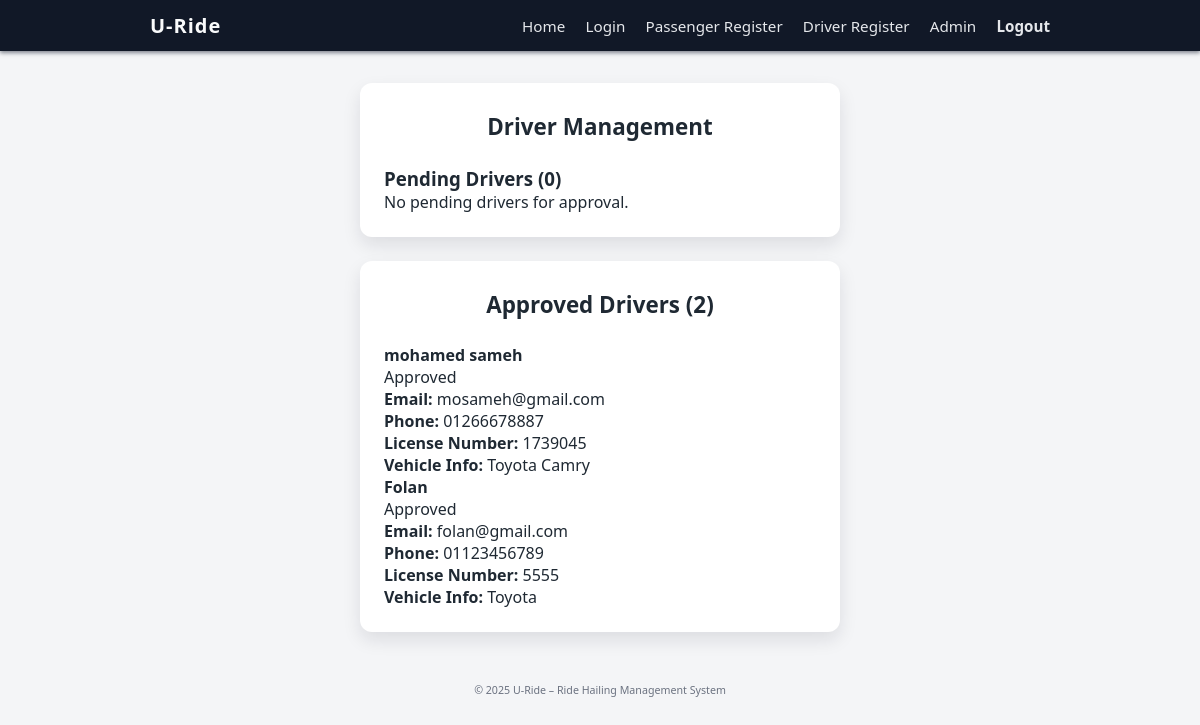
Page /admin/drivers (signed in) on the committed database.
### tables this page shows
CREATE TABLE drivers (
    id INTEGER PRIMARY KEY AUTOINCREMENT,
    user_id INTEGER NOT NULL,
    license_number TEXT,
    vehicle_info TEXT,
    id_doc_path TEXT,
    license_doc_path TEXT,
    vehicle_doc_path TEXT,
    verification_status TEXT NOT NULL DEFAULT 'pending'
        CHECK (verification_status IN ('pending', 'approved', 'rejected')),
    FOREIGN KEY(user_id) REFERENCES users(id)
);

CREATE TABLE users (
    id INTEGER PRIMARY KEY AUTOINCREMENT,
    name TEXT NOT NULL,
    email TEXT UNIQUE NOT NULL,
    phone TEXT UNIQUE NOT NULL,
    password_hash TEXT NOT NULL,
    role TEXT NOT NULL CHECK (role IN ('passenger', 'driver', 'admin'))
);

### app.py (the view)
@app.route("/admin/drivers", methods=["GET"])
def admin_drivers_list():
    if session.get("role") != "admin":
        return render_template("access_denied.html"), 403
    conn = get_db()
    cursor = conn.cursor()
    cursor.execute("""
        SELECT d.id as driver_id,
               u.name,
               u.email,
               u.phone,
               d.license_number,
               d.vehicle_info,
               d.id_doc_path,
               d.license_doc_path,
               d.vehicle_doc_path,
               d.verification_status
        FROM drivers d
        JOIN users u ON d.user_id = u.id
        WHERE d.verification_status = 'pending'
    """)
    pending_drivers = cursor.fetchall()
    cursor.execute("""
        SELECT d.id as driver_id,
               u.name,
               u.email,
               u.phone,
               d.license_number,
               d.vehicle_info,
               d.verification_status
        FROM drivers d
        JOIN users u ON d.user_id = u.id
        WHERE d.verification_status = 'approved'
    """)
    approved_drivers = cursor.fetchall()
    cursor.execute("""
        SELECT d.id as driver_id,
               u.name,
               u.email,
               u.phone,
               d.license_number,
               d.vehicle_info,
               d.verification_status
        FROM drivers d
        JOIN users u ON d.user_id = u.id
        WHERE d.verification_status = 'rejected'
    """)
    rejected_drivers = cursor.fetchall()
    conn.close()
    return render_template(
        "admin_drivers.html",
        pending_drivers=pending_drivers,
        approved_drivers=approved_drivers,
        rejected_drivers=rejected_drivers,
    )

### app.py (called while the page is built)
def get_db():
    conn = sqlite3.connect(DB_PATH)
    conn.row_factory = sqlite3.Row
    return conn

### templates/admin_drivers.html (shortened to what this page needs)
{% extends "base.html" %}
{% block content %}
<div class="card">
    <h2 class="card-title">Driver Management</h2>
    <h3>Pending Drivers ({{ pending_drivers|length }})</h3>
    {% if pending_drivers %}
        {% for driver in pending_drivers %}
            <div class="driver-card">
                <div class="driver-header">
                    <h4>{{ driver.name }}</h4>
                    <span class="badge badge-pending">Pending</span>
                </div>
                <div class="driver-details">
                    <p><strong>Email:</strong> {{ driver.email }}</p>
                    <p><strong>Phone:</strong> {{ driver.phone }}</p>
                    <p><strong>License Number:</strong> {{ driver.license_number }}</p>
                    <p><strong>Vehicle Info:</strong> {{ driver.vehicle_info }}</p>
                </div>
                <div class="documents">
                    <strong>Documents:</strong>
                    <ul>
                        <li><a href="{{ url_for('serve_uploaded_file', filename=driver.id_doc_path) }}" target="_blank">ID Document</a></li>
                        <li><a href="{{ url_for('serve_uploaded_file', filename=driver.license_doc_path) }}" target="_blank">License Document</a></li>
                        <li><a href="{{ url_for('serve_uploaded_file', filename=driver.vehicle_doc_path) }}" target="_blank">Vehicle Document</a></li>
                    </ul>
                </div>
                <div class="actions">
                    <form action="{{ url_for('admin_approve', driver_id=driver.driver_id) }}" method="POST">
                        <button type="submit" class="btn btn-approve">Approve</button>
                    </form>
                    <form action="{{ url_for('admin_reject', driver_id=driver.driver_id) }}" method="POST">
                        <button type="submit" class="btn btn-reject">Reject</button>
                    </form>
                </div>
            </div>
        {% endfor %}
    {% else %}
        <div class="empty-state">
            <p>No pending drivers for approval.</p>
        </div>
    {% endif %}
</div>
{% if approved_drivers %}
<div class="card" style="margin-top: 1.5rem;">
    <h3 class="card-title">Approved Drivers ({{ approved_drivers|length }})</h3>
    {% for driver in approved_drivers %}
        <div class="driver-card">
            <div class="driver-header">
                <h4>{{ driver.name }}</h4>
                <span class="badge badge-approved">Approved</span>
            </div>
            <div class="driver-details">
                <p><strong>Email:</strong> {{ driver.email }}</p>
                <p><strong>Phone:</strong> {{ driver.phone }}</p>
                <p><strong>License Number:</strong> {{ driver.license_number }}</p>
                <p><strong>Vehicle Info:</strong> {{ driver.vehicle_info }}</p>
            </div>
        </div>
    {% endfor %}
</div>
{% endif %}
{% endblock %}

### templates/base.html (shortened to what this page needs)
<!DOCTYPE html>
<html lang="en">
<head>
    <link rel="stylesheet" href="{{ url_for('static', filename='style.css') }}">
</head>
<body>
    <nav class="navbar">
        <div class="navbar-content">
            <div class="logo">
                U-Ride
            </div>
            <div class="nav-links">
                <a href="{{ url_for('home') }}">Home</a>
                <a href="{{ url_for('passenger_login_page') }}">Login</a>
                <a href="{{ url_for('passenger_register_page') }}">Passenger Register</a>
                <a href="{{ url_for('driver_register_page') }}">Driver Register</a>
                <a href="{{ url_for('admin_drivers_list') }}">Admin</a>
                {% if session.get('user_id') %}
                    <a href="{{ url_for('logout') }}" class="logout-link">Logout</a>
                {% endif %}
            </div>
        </div>
    </nav>
    <main class="page">
        <section class="content">
            {% block content %}{% endblock %}
        </section>
    </main>
    <footer class="footer">
        <small>© 2025 U-Ride – Ride Hailing Management System</small>
    </footer>
</body>
</html>

### static/style.css (style rules this page uses)
* { box-sizing: border-box; margin: 0; padding: 0; }
body { font-family: system-ui, -apple-system, BlinkMacSystemFont, "Segoe UI", sans-serif; background: #f4f5f7; color: #1f2933; }
.navbar { background: #111827; color: #f9fafb; padding: 0.75rem 1.5rem; box-shadow: 0 2px 4px rgba(15, 23, 42, 0.5); }
.navbar-content { max-width: 900px; margin: 0 auto; display: flex; align-items: center; justify-content: space-between; }
.logo { font-weight: 700; font-size: 1.25rem; letter-spacing: 0.05em; }
.nav-links a { color: #e5e7eb; text-decoration: none; margin-left: 1rem; font-size: 0.95rem; }
.logout-link { font-weight: 600; }
.page { display: flex; justify-content: center; padding: 2rem 1rem; }
.content { width: 100%; max-width: 480px; }
.card { background: #ffffff; border-radius: 0.75rem; padding: 1.75rem 1.5rem 1.5rem; box-shadow: 0 8px 18px rgba(15, 23, 42, 0.1); }
.card-title { margin-bottom: 1.5rem; font-size: 1.4rem; font-weight: 600; text-align: center; }
.footer { text-align: center; padding: 1rem 0; font-size: 0.8rem; color: #6b7280; }

### rows in the picture
drivers: name "mohamed sameh", email "mosameh@gmail.com", phone "01266678887", license_number "1739045", vehicle_info "Toyota Camry"
drivers: name "Folan", email "folan@gmail.com", phone "01123456789", license_number "5555", vehicle_info "Toyota"

### other values in the picture
{{ pending_drivers|length }} "0"
{{ approved_drivers|length }} "2"
